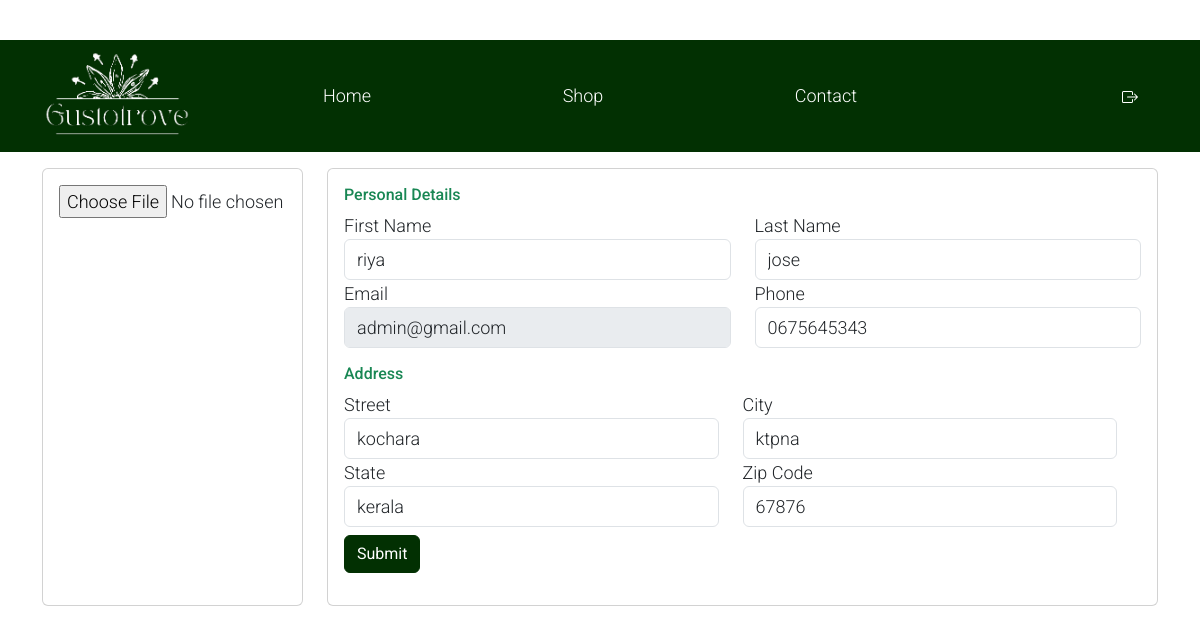
Before: /profile_view/1 (signed in) with the older database file.
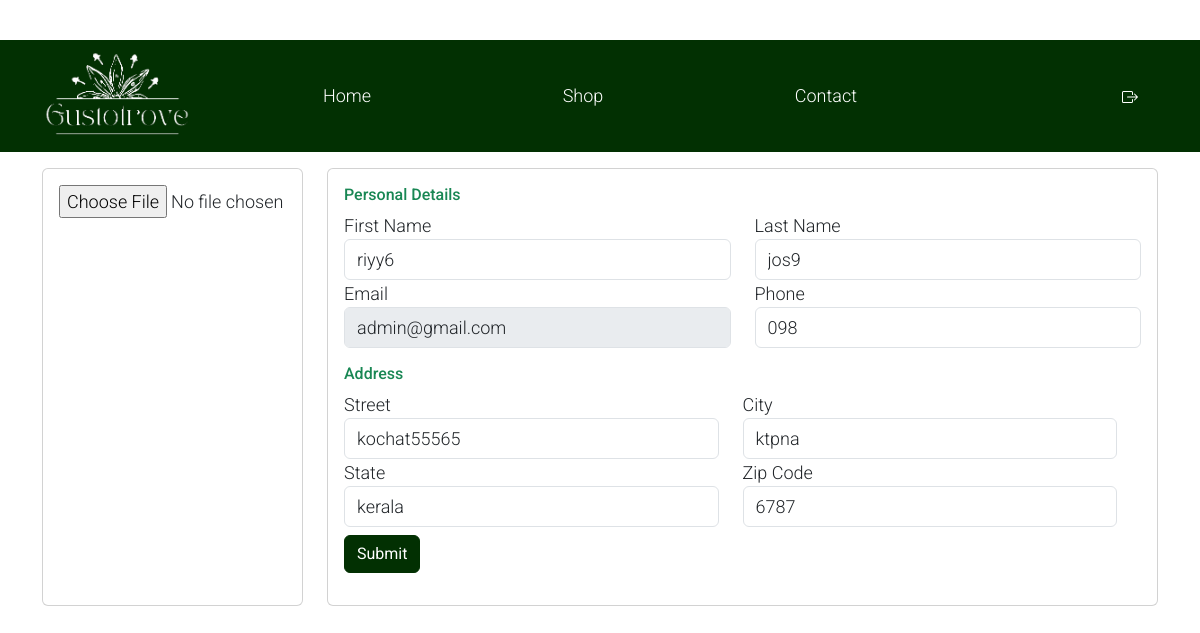
After: the same page with the newer database file.
### storeapp/models.py (models this page shows, shortened)
class UserProfile(models.Model):
    user = models.OneToOneField(CustomUser, on_delete=models.CASCADE)
    profile_picture = models.ImageField(default="user_avatar.jpg", blank=True, null=True)
    f_name = models.CharField(max_length=100)
    l_name = models.CharField(max_length=100)
    email = models.EmailField()
    phone = models.CharField(max_length=20)
    street = models.CharField(max_length=100)
    city = models.CharField(max_length=50)
    state = models.CharField(max_length=50)
    zip_code = models.CharField(max_length=10)

### storeapp/views.py (the view)
# urls.py: path('profile_view/<int:user>',views.cust_profile,name='cust_profile'),
@login_required(login_url='custom_login')
def cust_profile(request,user):
    data=UserProfile.objects.filter(user_id=user)
    return render(request,'custprofile.html',{'data':data})

### template/custprofile.html (shortened to what the changed rows need)
{% load static %}
<!DOCTYPE html>
<html>
<head>
    <link rel="stylesheet" href="{% static 'userprof.css' %}">
    <link rel="stylesheet" href="{% static 'css/bootstrap.min.css' %}">
    <link rel="stylesheet" href="{% static 'css/templatemo.css' %}">
    <link rel="stylesheet" href="{% static '/css/custom.css' %}">
    <link rel="stylesheet" href="{% static 'css/fontawesome.min.css' %}">
    <link href="https://cdn.jsdelivr.net/npm/bootstrap@5.3.1/dist/css/bootstrap.min.css" rel="stylesheet">
</head>
<body>
    <div class="container mt-3" >
        <div class="row gutters">
            <div class="col-xl-9 col-lg-9 col-md-12 col-sm-12 col-12">
                <div class="card h-100">
                    <div class="card-body">
                        <form method="post" enctype="multipart/form-data" action="{% url 'profile' %}">
                            <div class="row gutters">
                                <div class="col-xl-6 col-lg-6 col-md-6 col-sm-6 col-12">
                                    {% for i in data %}
                                    <div class="form-group">
                                        <label for="fullName">First Name</label>
                                        <input type="text" class="form-control"  name="fName" id="fName" value="{{ i.f_name }}">
                                    </div>
                                </div>
                                <div class="col-xl-6 col-lg-6 col-md-6 col-sm-6 col-12">
                                    <div class="form-group">
                                        <label for="fullName">Last Name</label>
                                        <input type="text" class="form-control"  name="sName"id="sName"  value="{{ i.l_name }}">
                                    </div>
                                </div>
                                <div class="col-xl-6 col-lg-6 col-md-6 col-sm-6 col-12">
                                    <div class="form-group">
                                        <label for="eMail">Email</label>
                                        <input type="email" class="form-control" name="email"id="eMail" disabled value="{{user.email}}"  value="{{ user_profile.email }}">
                                    </div>
                                </div>
                                <div class="col-xl-6 col-lg-6 col-md-6 col-sm-6 col-12">
                                    <div class="form-group">
                                        <label for="phone">Phone</label>
                                        <input type="text" class="form-control" id="phone" name="phone" value="{{ i.phone }}">
                                    </div>
                                </div>
                            <div class="row gutters">
                                <div class="col-xl-12 col-lg-12 col-md-12 col-sm-12 col-12">
                                    <h6 class="mt-3 mb-2 text-success">Address</h6>
                                </div>
                                <div class="col-xl-6 col-lg-6 col-md-6 col-sm-6 col-12">
                                    <div class="form-group">
                                        <label for="Street">Street</label>
                                        <input type="name" name="street"class="form-control" id="Street" value="{{ i.street }}">
                                    </div>
                                </div>
                                <div class="col-xl-6 col-lg-6 col-md-6 col-sm-6 col-12">
                                    <div class="form-group">
                                        <label for="ciTy">City</label>
                                        <input type="name"name="city" class="form-control" id="ciTy" value="{{ i.city }}">
                                    </div>
                                </div>
                                <div class="col-xl-6 col-lg-6 col-md-6 col-sm-6 col-12">
                                    <div class="form-group">
                                        <label for="sTate">State</label>
                                        <input type="text" name="state"class="form-control" id="sTate" value="{{ i.state }}">
                                    </div>
                                </div>
                                <div class="col-xl-6 col-lg-6 col-md-6 col-sm-6 col-12">
                                    <div class="form-group">
                                        <label for="zIp">Zip Code</label>
                                        <input type="text" class="form-control" name="zip_code" id="zIp" value="{{ i.zip_code }}">
                                    </div>
                                </div>
                            </div>
                            </div>
                            <div class="row gutters">
                                <div class="col-xl-12 col-lg-12 col-md-12 col-sm-12 col-12">
                                    <div class="text-right">
                                        <button type="submit" name="action" value="submit" class="btn btn-success mt-2">Submit</button>
                                    </div>
                                </div>
                            </div>
                        </form>
                        {% endfor %}
                    </div>
                </div>
            </div>
        </div>
    </div>
</body>
</html>

Changed rows visible on the page:
changed UserProfile "ktpna": fName "riya" → "riyy6"; sName "jose" → "jos9"; phone "0675645343" → "098"; street "kochara" → "kochat55565"; zip_code "67876" → "6787"
